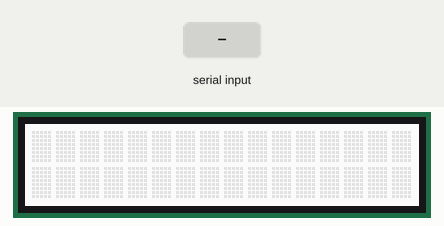
Recording of a sketch running on a simulated Arduino Uno, built with avr-gcc and run on an emulated ATmega328P. On the bench: 16×2 character LCD. The test bench sets the inputs (shaded band). What the sketch prints to the serial monitor is not drawn.

Above: at 1.2 s.
1.3 s: "Hello, Arduino!\n" received over Serial
At 2.5 s:
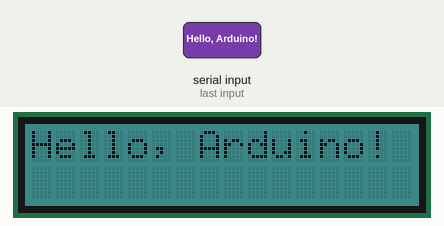
2.8 s: "reset\n" received over Serial
At 4.3 s:
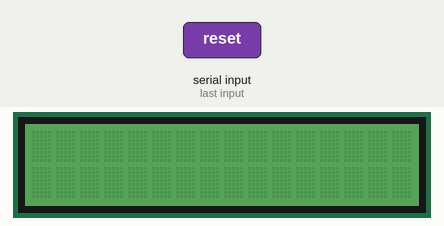
Timing chart, 0 to 5.8 s (numbered marks = the images above; inputs shaded):
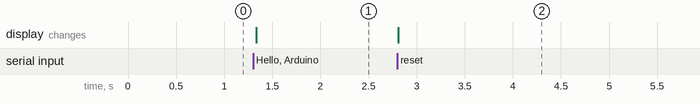

The sketch:

seeeduino_LCD.ino
```cpp
#include <rgb_lcd.h>

rgb_lcd lcd;

void setup() {
  Serial.begin(9600);   //baud rate gelijk zetten aan WPF
  lcd.begin(16, 2);     //RGB initialiseren
}

void loop() {
  if (Serial.available() > 0) {
    String command = Serial.readStringUntil('\n');

    if (command.equals("Hello, Arduino!"))      //als de ontvangen string gelijk is aan "Hello, Arduino!" dan
    {

      lcd.setRGB(0, 100, 100);                  //LCd op cyan/appelblauw zeegroen zetten
      lcd.print("Hello, Arduino!");             //Hello arduino tonen

      Serial.print("Received Command: ");
      Serial.println(command);
    }
     else if (command.equals("reset")) {        //anders ontvangen string gelijk is aan 'reset"
      lcd.clear();
      Serial.println("");                       //clear LCD
      lcd.setRGB(34, 139, 34);                  //LCd op groen zetten
    }
  }
}
```

Measured:
- after the input at 1.3 s, the display: changes at once (image 1)
- after the input at 2.8 s, the display: changes at once (image 2)
